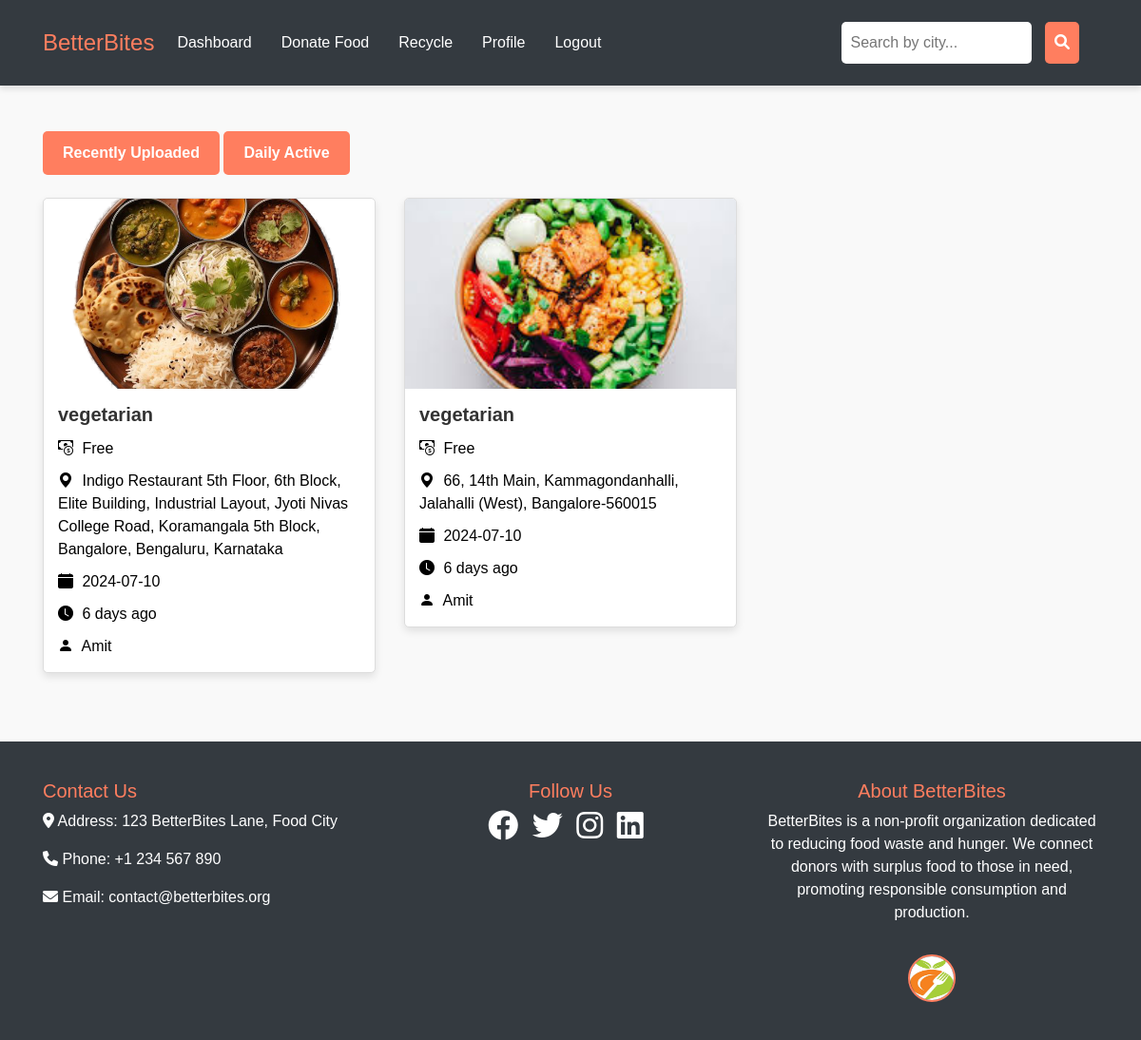
The page /dashboard.php?filter=daily_active (signed in) on the database its author committed.
### tables this page shows
CREATE TABLE `donatefood` (
  `id` int(11) NOT NULL,
  `image` blob NOT NULL,
  `foodtype` varchar(20) NOT NULL,
  `price` int(50) NOT NULL,
  `location` mediumtext NOT NULL,
  `dailyactive` varchar(10) NOT NULL,
  `username` varchar(200) NOT NULL,
  `time` datetime(6) NOT NULL,
  `filename` varchar(255) DEFAULT NULL
);

CREATE TABLE `registration` (
  `name` varchar(100) NOT NULL,
  `email` varchar(200) NOT NULL,
  `password` varchar(25) NOT NULL,
  `city` varchar(100) NOT NULL,
  `contact` int(15) NOT NULL
);

### dashboard.php (the view, shortened to what this page needs)
<?php
include 'db_connection.php';
function getUsername($conn, $email) {
    $sql = "SELECT name FROM registration WHERE email = ?";
    $stmt = $conn->prepare($sql);
    $stmt->bind_param('s', $email);
    if ($stmt->execute()) {
        $result = $stmt->get_result();
        if ($result->num_rows > 0) {
            $row = $result->fetch_assoc();
            return $row['name'];
        } else {
            return 'Unknown';
        }
    } else {
        die('Execute failed: ' . htmlspecialchars($stmt->error));
    }
}
function fetchFoodData($conn, $filter = '') {
    $sql = "SELECT * FROM donatefood";
    if ($filter == 'daily_active') {
        $sql .= " WHERE dailyactive = 'yes'";
    }
    $result = $conn->query($sql);
    return $result;
}
$filter = '';
if (isset($_GET['filter'])) {
    $filter = $_GET['filter'];
}
$username = getUsername($conn, $_SESSION['email']);
?>
<?php include 'dashboardheader.php'; ?>
<div class="container mt-5">
    <div class="mb-4">
        <a href="?filter=recently_uploaded" class="btn" style="background-color: #ff7e5f; color: white;">Recently Uploaded</a>
        <a href="?filter=daily_active" class="btn" style="background-color: #ff7e5f; color: white;">Daily Active</a>
    </div>
    <div class="row" id="foodCards">
        <?php
        $result = fetchFoodData($conn, $filter);
        if ($result->num_rows > 0) {
            while ($row = $result->fetch_assoc()) {
                $imagePath = 'foodimage/' . $row['filename'];
                $foodType = $row['foodtype'];
                $price = $row['price'];
                $location = $row['location'];
                $dateTime = $row['time'];
                $date = date('Y-m-d', strtotime($dateTime));
                $timeAgo = timeAgo($dateTime);
        ?>
            <div class="col-md-4 mb-4">
                <div class="card">
                    <img src="<?php echo htmlspecialchars($imagePath); ?>" class="card-img-top" alt="Food Image" style="height: 200px; object-fit: cover;">
                    <div class="card-body">
                        <h5 class="card-title"><?php echo htmlspecialchars($foodType); ?></h5>
                        <p class="card-text"><i class="bi bi-cash-coin"></i> <?php echo htmlspecialchars($price == 0 ? 'Free' : $price); ?></p>
                        <p class="card-text"><i class="bi bi-geo-alt-fill"></i> <?php echo htmlspecialchars($location); ?></p>
                        <p class="card-text"><i class="bi bi-calendar-fill"></i> <?php echo htmlspecialchars($date); ?></p>
                        <p class="card-text"><i class="bi bi-clock-fill"></i> <?php echo htmlspecialchars($timeAgo); ?></p>
                        <p class="card-text"><i class="bi bi-person-fill"></i> <?php echo htmlspecialchars($username); ?></p>
                    </div>
                </div>
            </div>
        <?php
            }
        } else {
            echo '<p>No food items found.</p>';
        }
        ?>
    </div>
</div>
<?php include 'webfooter.php'; ?>
<link rel="stylesheet" href="https://cdnjs.cloudflare.com/ajax/libs/bootstrap-icons/1.10.5/font/bootstrap-icons.min.css">
<?php
function timeAgo($datetime, $full = false) {
    $now = new DateTime();
    $ago = new DateTime($datetime);
    $diff = $now->diff($ago);
    $diff->w = floor($diff->d / 7);
    $diff->d -= $diff->w * 7;
    $string = array(
        'y' => 'year',
        'm' => 'month',
        'w' => 'week',
        'd' => 'day',
        'h' => 'hour',
        'i' => 'minute',
        's' => 'second',
    );
    foreach ($string as $k => &$v) {
        if ($diff->$k) {
            $v = $diff->$k . ' ' . ($diff->$k > 1 ? $v . 's' : $v);
        } else {
            unset($string[$k]);
        }
    }
    if (!$full) $string = array_slice($string, 0, 1);
    return $string ? implode(', ', $string) . ' ago' : 'just now';
}
?>

### dashboardheader.php (style rules this page uses)
body { font-family: 'Arial', sans-serif; background-color: #f9f9f9; color: #333; margin: 0; padding: 0; }

### dashboard.php (style rules this page uses)
.card { border: 1px solid #ddd; border-radius: 5px; overflow: hidden; box-shadow: 0 4px 8px rgba(0,0,0,0.1); transition: transform 0.3s; }
.card-img-top { height: 200px; object-fit: cover; }
.card-body { padding: 15px; }
.card-title { font-size: 1.25rem; font-weight: bold; }
.card-text { margin-bottom: 10px; color: black; }
.card-text i { margin-right: 5px; color: black; }
.btn { border-radius: 5px; padding: 10px 20px; font-size: 1rem; font-weight: bold; }

### rows shown on the page
donatefood: filename (picture), foodtype "vegetarian", price "Free", location "Indigo Restaurant 5th Floor, 6th Block, Elite Building, Industrial Layout, Jyoti Nivas College Road, Koramangala 5th Block, Bangalore, Bengaluru, Karnataka", time "2024-07-10", time "6 days ago"
registration: name "Amit"
donatefood: filename (picture), foodtype "vegetarian", price "Free", location "66, 14th Main, Kammagondanhalli, Jalahalli (West), Bangalore-560015", time "2024-07-10", time "6 days ago"
